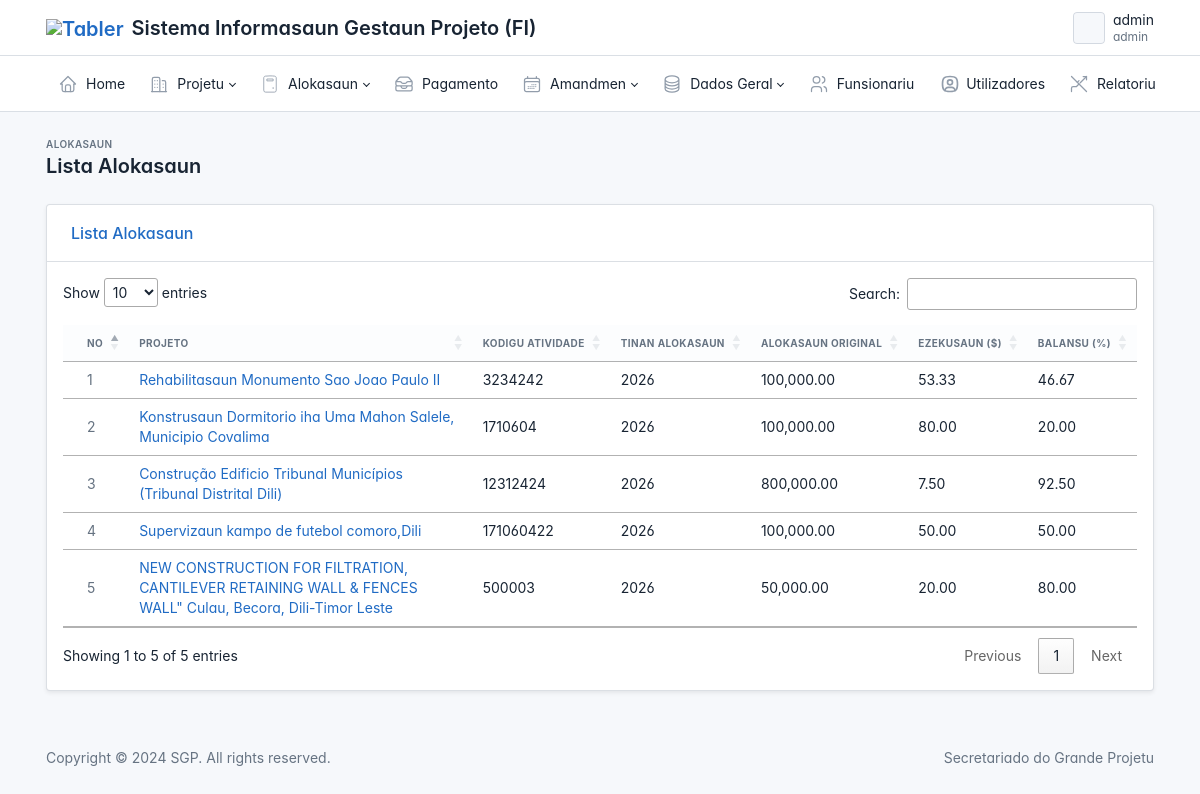
Before: /allocation-transferencia/alloc-lists/ (signed in) with the older database file.
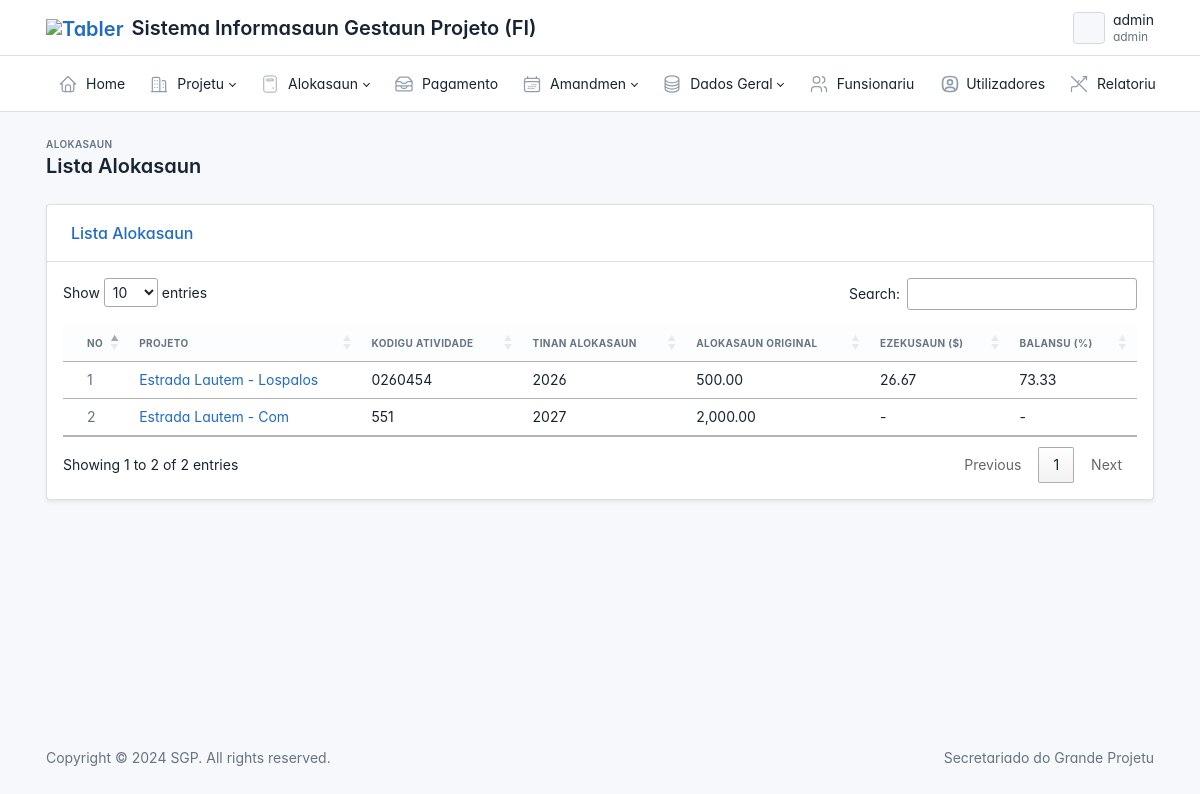
After: the same page with the newer database file.
### allocation/models.py (models this page shows, shortened)
class Allocation(models.Model):
    project = models.ForeignKey(Project, on_delete=models.CASCADE, null=True, blank=True, related_name="project_allocation")
    activity_code = models.CharField(max_length=50, null=True, blank=True, verbose_name="Kodigo Atividade")
    year = models.ForeignKey(Ano, on_delete=models.CASCADE, null=True, blank=True, related_name="project_allocation_year")
    allocation_original = models.DecimalField(max_digits=11, decimal_places=2, null=True, blank=True, verbose_name="Montante Alokasaun")
    allocation_total = models.DecimalField(max_digits=11, decimal_places=2, null=True, blank=True, verbose_name="Montante Alokasaun Total")
    execution_amount = models.DecimalField(max_digits=11, decimal_places=2, null=True, blank=True, verbose_name="Montante Ezekusaun")
    execution_percent = models.DecimalField(max_digits=5, decimal_places=2, null=True, blank=True, verbose_name="Taxa Ezekusaun (%)")
    contract_balance = models.DecimalField(max_digits=11, decimal_places=2, null=True, blank=True, verbose_name="Balansu Alokasaun")
    balance_percent = models.DecimalField(max_digits=5, decimal_places=2, null=True, blank=True, verbose_name="Balansu Ezekusaun (%)")
    datetime = models.DateTimeField(auto_now_add=True, null=True, blank=True)
    is_lock = models.BooleanField(default=False, null=True, blank=True)
    is_active = models.BooleanField(default=False, null=True, blank=True)
    user = models.ForeignKey(User, on_delete=models.CASCADE, null=True, blank=True)
    uuid = models.UUIDField(default=uuid.uuid4, editable=False, unique=True, null=True, blank=True)

### project/models.py (models this page shows, shortened)
class Project(models.Model):
    name = models.CharField(max_length=500, verbose_name="Projeto")
    activity_code = models.CharField(max_length=50, null=True, blank=True, verbose_name="Kodigo Atividade")
    program = models.ForeignKey(Program, on_delete=models.CASCADE, null=True, blank=True, verbose_name="Programa", related_name="project_program")
    sub_program = models.ForeignKey(SubProgram, on_delete=models.CASCADE, null=True, blank=True, verbose_name="Sub Programa", related_name="project_sub_program")
    owner = models.ForeignKey(Owner, on_delete=models.CASCADE, null=True, blank=True, related_name="project_owner")
    fund = models.ForeignKey(Fund, on_delete=models.CASCADE, null=True, blank=True, verbose_name="Fontes Orsamento", related_name="project_fund")
    type = models.ForeignKey(Type, on_delete=models.CASCADE, null=True, blank=True, verbose_name="Tipo Projeto", related_name='project_type')
    year = models.ForeignKey(Ano, on_delete=models.CASCADE, null=True, blank=True, verbose_name="Tinan Plano Projeto", related_name='project_year')
    owner_estimation = models.DecimalField(max_digits=11, decimal_places=2, blank=True, null=True)
    is_active = models.BooleanField(default=False, null=True, blank=True)
    datetime = models.DateTimeField(auto_now_add=True, null=True, blank=True)
    user = models.ForeignKey(User, on_delete=models.CASCADE, null=True,  blank=True, related_name="project_user")
    uuid = models.UUIDField(default=uuid.uuid4, editable=False, unique=True, null=True, blank=True)
    class Meta:
        verbose_name = "Projeto"
        verbose_name_plural = "Lista Projeto"

### custom/models.py (models this page shows)
class Ano(models.Model):
    ano = models.IntegerField()
    def __str__(self):
        return str(self.ano)

### main/decorators.py (the view)
        def wrapper_func(request, *args, **kwargs):
            group = None
            if request.user.groups.all()[0].name:
                group = request.user.groups.all()[0].name
            if group in allow_roles:
                return view_func(request, *args, **kwargs)
            else:
                return render(request, 'layout/403.html')

### allocation/views.py (called while the page is built)
@login_required
@allow_user(allow_roles=['admin', 'finance', 'diretor'])
def AllocationLists(request):
    group = request.user.groups.all()[0].name
    latest_allocation = Allocation.objects.filter(
        project_id=OuterRef('project_id')
    ).order_by('-id').values('id')[:1]
    data = Allocation.objects.filter(id=Subquery(latest_allocation))
    conteudo = {
        "title" : "Lista Alokasaun",
        'data' : data,
        'group': group
    }
    return render(request, 'allocation/list.html', conteudo)

### main/context_processors.py (called while the page is built)
def user_group(request):
    group_name = None
    if request.user.is_authenticated and request.user.groups.exists():
        group_name = request.user.groups.first().name
    return {
        'user_group': group_name
    }

### allocation/templates/allocation/list.html (shortened to what this page needs)
{% extends 'layout/base.html' %}
{% load humanize %}
{% block content %}
{% load static %}
<div class="page-wrapper">
    <div class="page-header d-print-none">
        <div class="container-xl">
            <div class="row g-2 align-items-center">
                <div class="col">
                    <div class="page-pretitle">Alokasaun</div>
                    <h2 class="page-title">{{ title }}</h2>
                </div>
            </div>
        </div>
    </div>
    <div class="page-body">
        <div class="container-xl">
            <div class="card shadow-sm">
                <div class="card-header justify-content-between align-items-center bg-transparent">
                    <h3 class="card-title text-primary font-weight-bold">{{title}}</h3>
                </div>
                <div class="card-body p-0">
                    <div id="table-default" class="table-responsive p-3">
                        <table id="myTable" class="table table-vcenter table-hover card-table">
                            <thead>
                                <tr>
                                    <th class="w-1">No</th>
                                    <th>Projeto</th>
                                    <th>Kodigu Atividade</th>
                                    <th>Tinan Alokasaun</th>
                                    <th>Alokasaun Original</th>
                                    <th>Ezekusaun ($)</th>
                                    <th>Balansu (%)</th>
                                </tr>
                            </thead>
                            <tbody class="table-tbody">
                                {% for data in data %}
                                <tr>
                                    <td class="text-muted">{{ forloop.counter }}</td>
                                    <td class="font-weight-medium text-dark">
                                        <a href="{% url 'proj-detail' data.project.uuid %}#alokasaun-transferencia">{{ data.project.name }}</a>
                                    </td>
                                    <td>{{data.activity_code|default:"-"}}</td>
                                    <td>{{data.year|default:"-"}}</td>
                                    <td>{{data.allocation_original|default:"-"|intcomma}}</td>
                                    <td>{{data.execution_percent|default:"-"|intcomma}}</td>
                                    <td>{{data.balance_percent|default:"-"}}</td>
                                </tr>
                                {% endfor %}
                            </tbody>
                        </table>
                    </div>
                </div>
            </div>
        </div>
    </div>
</div>
{% endblock content %}
{% block script %}
<link rel="stylesheet" href="https://cdn.datatables.net/1.13.7/css/jquery.dataTables.min.css">
<link rel="stylesheet" href="https://cdn.datatables.net/buttons/2.4.2/css/buttons.dataTables.min.css">
<link rel="stylesheet" href="https://cdn.datatables.net/searchbuilder/1.6.0/css/searchBuilder.dataTables.min.css">
{% endblock script %}

Changed rows visible on the page:
removed Allocation: project.name "Rehabilitasaun Monumento Sao Joao Paulo II", activity_code "3234242", year "2026", allocation_original "100,000.00", execution_percent "53.33", balance_percent "46.67"
removed Allocation: project.name "Konstrusaun Dormitorio iha Uma Mahon Salele, Municipio Covalima", activity_code "1710604", year "2026", allocation_original "100,000.00", execution_percent "80.00", balance_percent "20.00"
removed Allocation: project.name "Construção Edificio Tribunal Municípios (Tribunal Distrital Dili)", activity_code "12312424", year "2026", allocation_original "800,000.00", execution_percent "7.50", balance_percent "92.50"
removed Allocation: project.name "Supervizaun kampo de futebol comoro,Dili", activity_code "171060422", year "2026", allocation_original "100,000.00", execution_percent "50.00", balance_percent "50.00"
removed Allocation: project.name "NEW CONSTRUCTION FOR FILTRATION, CANTILEVER RETAINING WALL & FENCES WALL\" Culau, Becora, Dili-Timor Leste", activity_code "500003", year "2026", allocation_original "50,000.00", execution_percent "20.00", balance_percent "80.00"
added Allocation: project.name "Estrada Lautem - Lospalos", activity_code "0260454", year "2026", allocation_original "500.00", execution_percent "26.67", balance_percent "73.33"
added Allocation: project.name "Estrada Lautem - Com", activity_code "551", year "2027", allocation_original "2,000.00", execution_percent "-", balance_percent "-"
Other visible differences:
text written by a page script: "Show entries Search: Showing 1 to 5 of 5 entries Previous 1 Next" → "Show entries Search: Showing 1 to 2 of 2 entries Previous 1 Next"
